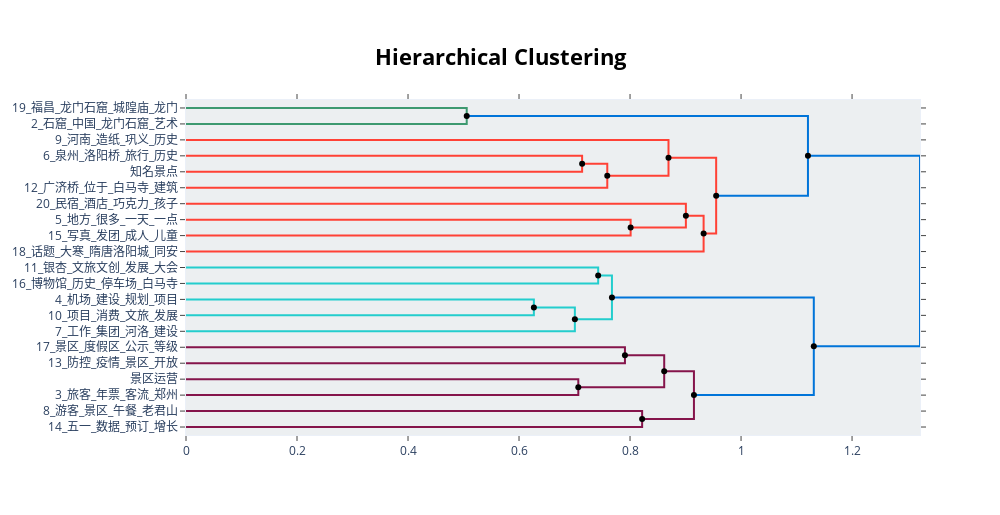

The notebook cell this image was saved under:
### Markdown cell above
# label

### Code cell
topic_model.set_topic_labels({
  0: '景区运营',
  1: '知名景点',
})
topic_model.visualize_hierarchy(hierarchical_topics=hierarchical_topics, custom_labels=True)

### Figure 1 — Plotly figure (JSON) as saved in the notebook; plotly's stock layout.template omitted (floating-point values rounded to 4 significant figures)
{"data": [{"hoverinfo": "text", "marker": {"color": "rgb(61,153,112)"}, "mode": "lines", "text": ["19_福昌_龙门石窟_城隍庙_龙门", "", "", "2_石窟_中国_龙门石窟_艺术"], "type": "scatter", "x": [0, 0.5058, 0.5058, 0], "xaxis": "x", "y": [-5, -5, -15, -15], "yaxis": "y"}, {"hoverinfo": "text", "marker": {"color": "rgb(255,65,54)"}, "mode": "lines", "text": ["6_泉州_洛阳桥_旅行_历史", "", "", "知名景点"], "type": "scatter", "x": [0, 0.7136, 0.7136, 0], "xaxis": "x", "y": [-35, -35, -45, -45], "yaxis": "y"}, {"hoverinfo": "text", "marker": {"color": "rgb(255,65,54)"}, "mode": "lines", "text": ["旅行_王府_竹海_泉州_河南", "", "", "12_广济桥_位于_白马寺_建筑"], "type": "scatter", "x": [0.7136, 0.759, 0.759, 0], "xaxis": "x", "y": [-40, -40, -55, -55], "yaxis": "y"}, {"hoverinfo": "text", "marker": {"color": "rgb(255,65,54)"}, "mode": "lines", "text": ["9_河南_造纸_巩义_历史", "", "", "旅行_历史_河南_中国_泉州"], "type": "scatter", "x": [0, 0.8693, 0.8693, 0.759], "xaxis": "x", "y": [-25, -25, -47.5, -47.5], "yaxis": "y"}, {"hoverinfo": "text", "marker": {"color": "rgb(255,65,54)"}, "mode": "lines", "text": ["5_地方_很多_一天_一点", "", "", "15_写真_发团_成人_儿童"], "type": "scatter", "x": [0, 0.8011, 0.8011, 0], "xaxis": "x", "y": [-75, -75, -85, -85], "yaxis": "y"}, {"hoverinfo": "text", "marker": {"color": "rgb(255,65,54)"}, "mode": "lines", "text": ["20_民宿_酒店_巧克力_孩子", "", "", "地方_西安_很多_一天_写真"], "type": "scatter", "x": [0, 0.9006, 0.9006, 0.8011], "xaxis": "x", "y": [-65, -65, -80, -80], "yaxis": "y"}, {"hoverinfo": "text", "marker": {"color": "rgb(255,65,54)"}, "mode": "lines", "text": ["民宿_酒店_地方_西安_很多", "", "", "18_话题_大寒_隋唐洛阳城_同安"], "type": "scatter", "x": [0.9006, 0.9325, 0.9325, 0], "xaxis": "x", "y": [-72.5, -72.5, -95, -95], "yaxis": "y"}, {"hoverinfo": "text", "marker": {"color": "rgb(255,65,54)"}, "mode": "lines", "text": ["旅行_历史_河南_中国_泉州", "", "", "酒店_民宿_地方_感受_体验"], "type": "scatter", "x": [0.8693, 0.9552, 0.9552, 0.9325], "xaxis": "x", "y": [-36.25, -36.25, -83.75, -83.75], "yaxis": "y"}, {"hoverinfo": "text", "marker": {"color": "rgb(0,116,217)"}, "mode": "lines", "text": ["龙门石窟_石窟_中国_艺术_世界", "", "", "旅行_河南_历史_中国_地方"], "type": "scatter", "x": [0.5058, 1.121, 1.121, 0.9552], "xaxis": "x", "y": [-10, -10, -60, -60], "yaxis": "y"}, {"hoverinfo": "text", "marker": {"color": "rgb(35,205,205)"}, "mode": "lines", "text": ["11_银杏_文旅文创_发展_大会", "", "", "16_博物馆_历史_停车场_白马寺"], "type": "scatter", "x": [0, 0.7426, 0.7426, 0], "xaxis": "x", "y": [-105, -105, -115, -115], "yaxis": "y"}, {"hoverinfo": "text", "marker": {"color": "rgb(35,205,205)"}, "mode": "lines", "text": ["4_机场_建设_规划_项目", "", "", "10_项目_消费_文旅_发展"], "type": "scatter", "x": [0, 0.6267, 0.6267, 0], "xaxis": "x", "y": [-125, -125, -135, -135], "yaxis": "y"}, {"hoverinfo": "text", "marker": {"color": "rgb(35,205,205)"}, "mode": "lines", "text": ["项目_建设_机场_国家_发展", "", "", "7_工作_集团_河洛_建设"], "type": "scatter", "x": [0.6267, 0.7006, 0.7006, 0], "xaxis": "x", "y": [-130, -130, -145, -145], "yaxis": "y"}, {"hoverinfo": "text", "marker": {"color": "rgb(35,205,205)"}, "mode": "lines", "text": ["博物馆_银杏_发展_中国_文旅文创", "", "", "项目_建设_发展_规划_工作"], "type": "scatter", "x": [0.7426, 0.7674, 0.7674, 0.7006], "xaxis": "x", "y": [-110, -110, -137.5, -137.5], "yaxis": "y"}, {"hoverinfo": "text", "marker": {"color": "rgb(133,20,75)"}, "mode": "lines", "text": ["17_景区_度假区_公示_等级", "", "", "13_防控_疫情_景区_开放"], "type": "scatter", "x": [0, 0.7908, 0.7908, 0], "xaxis": "x", "y": [-155, -155, -165, -165], "yaxis": "y"}, {"hoverinfo": "text", "marker": {"color": "rgb(133,20,75)"}, "mode": "lines", "text": ["景区运营", "", "", "3_旅客_年票_客流_郑州"], "type": "scatter", "x": [0, 0.7068, 0.7068, 0], "xaxis": "x", "y": [-175, -175, -185, -185], "yaxis": "y"}, {"hoverinfo": "text", "marker": {"color": "rgb(133,20,75)"}, "mode": "lines", "text": ["景区_防控_疫情_开放_度假区", "", "", "旅客_景区_高速_门票_年票"], "type": "scatter", "x": [0.7908, 0.8616, 0.8616, 0.7068], "xaxis": "x", "y": [-160, -160, -180, -180], "yaxis": "y"}, {"hoverinfo": "text", "marker": {"color": "rgb(133,20,75)"}, "mode": "lines", "text": ["8_游客_景区_午餐_老君山", "", "", "14_五一_数据_预订_增长"], "type": "scatter", "x": [0, 0.8218, 0.8218, 0], "xaxis": "x", "y": [-195, -195, -205, -205], "yaxis": "y"}, {"hoverinfo": "text", "marker": {"color": "rgb(133,20,75)"}, "mode": "lines", "text": ["景区_旅客_郑州_年票_高速", "", "", "游客_景区_显示_假期_五一"], "type": "scatter", "x": [0.8616, 0.9151, 0.9151, 0.8218], "xaxis": "x", "y": [-170, -170, -200, -200], "yaxis": "y"}, {"hoverinfo": "text", "marker": {"color": "rgb(0,116,217)"}, "mode": "lines", "text": ["建设_项目_发展_博物馆_工作", "", "", "景区_游客_旅客_郑州_门票"], "type": "scatter", "x": [0.7674, 1.131, 1.131, 0.9151], "xaxis": "x", "y": [-123.8, -123.8, -185, -185], "yaxis": "y"}, {"hoverinfo": "text", "marker": {"color": "rgb(0,116,217)"}, "mode": "lines", "text": ["中国_龙门石窟_石窟_旅行_河南", "", "", "景区_游客_项目_活动_发展"], "type": "scatter", "x": [1.121, 1.322, 1.322, 1.131], "xaxis": "x", "y": [-35, -35, -154.4, -154.4], "yaxis": "y"}, {"hoverinfo": "text", "hovertext": ["旅行_王府_竹海_泉州_河南", "民宿_酒店_地方_西安_很多", "旅行_历史_河南_中国_泉州", "龙门石窟_石窟_中国_艺术_世界", "项目_建设_机场_国家_发展", "博物馆_银杏_发展_中国_文旅文创", "景区_防控_疫情_开放_度假区", "景区_旅客_郑州_年票_高速", "建设_项目_发展_博物馆_工作", "中国_龙门石窟_石窟_旅行_河南"], "marker": {"color": "black"}, "mode": "markers", "showlegend": false, "type": "scatter", "x": [0.7136, 0.9006, 0.8693, 0.5058, 0.6267, 0.7426, 0.7908, 0.8616, 0.7674, 1.121], "y": [-40, -72.5, -36.25, -10, -130, -110, -160, -170, -123.8, -35]}, {"hoverinfo": "text", "hovertext": ["旅行_历史_河南_中国_泉州", "地方_西安_很多_一天_写真", "酒店_民宿_地方_感受_体验", "旅行_河南_历史_中国_地方", "项目_建设_发展_规划_工作", "旅客_景区_高速_门票_年票", "游客_景区_显示_假期_五一", "景区_游客_旅客_郑州_门票", "景区_游客_项目_活动_发展"], "marker": {"color": "black"}, "mode": "markers", "showlegend": false, "type": "scatter", "x": [0.759, 0.8011, 0.9325, 0.9552, 0.7006, 0.7068, 0.8218, 0.9151, 1.131], "y": [-47.5, -80, -83.75, -60, -137.5, -180, -200, -185, -154.4]}], "layout": {"autosize": false, "height": 515, "hoverlabel": {"bgcolor": "white", "font": {"family": "Rockwell", "size": 16}}, "hovermode": "closest", "plot_bgcolor": "#ECEFF1", "showlegend": false, "title": {"font": {"color": "Black", "size": 22}, "text": "<b>Hierarchical Clustering</b>", "x": 0.5, "xanchor": "center", "yanchor": "top"}, "width": 1000, "xaxis": {"mirror": "allticks", "rangemode": "tozero", "showgrid": false, "showline": true, "showticklabels": true, "ticks": "outside", "type": "linear", "zeroline": false}, "yaxis": {"mirror": "allticks", "range": [-210, 0], "rangemode": "tozero", "showgrid": false, "showline": true, "showticklabels": true, "tickmode": "array", "ticks": "outside", "ticktext": ["19_福昌_龙门石窟_城隍庙_龙门", "2_石窟_中国_龙门石窟_艺术", "9_河南_造纸_巩义_历史", "6_泉州_洛阳桥_旅行_历史", "知名景点", "12_广济桥_位于_白马寺_建筑", "20_民宿_酒店_巧克力_孩子", "5_地方_很多_一天_一点", "15_写真_发团_成人_儿童", "18_话题_大寒_隋唐洛阳城_同安", "11_银杏_文旅文创_发展_大会", "16_博物馆_历史_停车场_白马寺", "4_机场_建设_规划_项目", "10_项目_消费_文旅_发展", "7_工作_集团_河洛_建设", "17_景区_度假区_公示_等级", "13_防控_疫情_景区_开放", "景区运营", "3_旅客_年票_客流_郑州", "8_游客_景区_午餐_老君山", "14_五一_数据_预订_增长"], "tickvals": [-5, -15, -25, -35, -45, -55, -65, -75, -85, -95, -105, -115, -125, -135, -145, -155, -165, -175, -185, -195, -205], "type": "linear", "zeroline": false}}}
